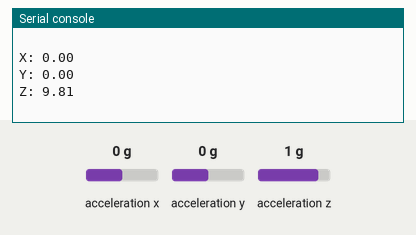
This program was run on a simulated CircuitPython board. Shown: the last lines printed to the serial console. Inputs (shaded band) come from the test bench; at power-on: acceleration x 0 g, acceleration y 0 g, acceleration z 1 g.

Above: at 1.2 s.
1.3 s: acceleration x set to -1.4 g
2.8 s: acceleration y set to -1.4 g
At 2.83 s:
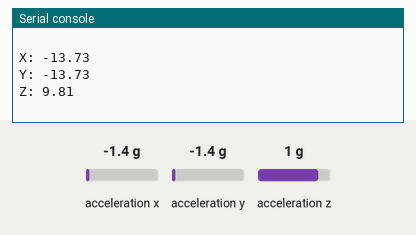
4.3 s: acceleration z set to -1.4 g
At 4.74 s:
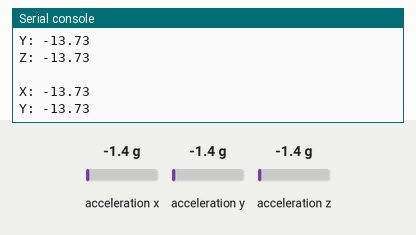

The program:

code.py
```python
"""
This demo will read the IMU data and print it to the Serial Monitor.
"""
import time
import board
import adafruit_icm20x

# Change this to False to hide debug print statements
Debug = True

i2c = board.I2C()  # use board.SCL and board.SDA pins for the IMU

try:
    icm = adafruit_icm20x.ICM20948(i2c, 0x69)
except:
    print("No ICM20948 found at default address 0x69. Trying alternate address 0x68.")
    try:
        icm = adafruit_icm20x.ICM20948(i2c, 0x68)
    except:
        print("No ICM20948 device found! Make sure the dev board and ruler are connected properly!")


while True:
    X, Y, Z = icm.acceleration

    if Debug:
        print("X: {:.2f}".format(X))
        print("Y: {:.2f}".format(Y))
        print("Z: {:.2f}".format(Z))
        print("")

    time.sleep(0.1)
```

Measured:
- after the input at 2.8 s, the serial console: prints a new line at once (image 1)
- after the input at 4.3 s, the serial console: prints a new line at once (image 2)
